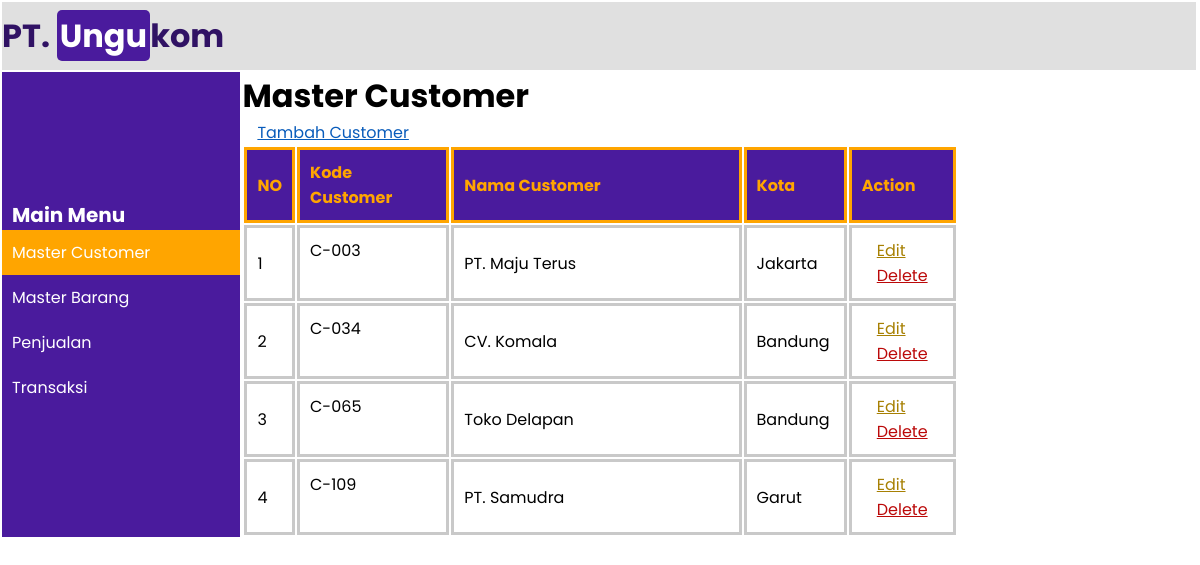
The page /index.php?page=master_customer on the database its author committed.
### tables this page shows
CREATE TABLE `customer` (
  `kdCustomer` varchar(5) NOT NULL,
  `nmCustomer` varchar(25) NOT NULL,
  `kota` varchar(15) NOT NULL
);

### actions.php (called while the page is built, shortened)
<?php
    include "connection.php";
    function querySelect($certainColumns, String $table, String $extra = ""){
        global $conn;
        $column = null;
        if (is_array($certainColumns)) {
            $column = implode(",",array_keys($certainColumns));
        }else{
            $column = $certainColumns;
        }
        $result = mysqli_query($conn, "SELECT $column FROM $table $extra") or die(mysqli_error($conn));
        $rows = [];
        while ($row = mysqli_fetch_array($result)) {
            $rows[] = $row;
        }
        return $rows;
    }
?>

### pages/master_customer/actions/read.php (called while the page is built)
<?php
    include "actions.php";
    $data = querySelect("*","customer");
?>

### pages/master_customer/master_customer.php (the view)
<h1>Master Customer</h1>
<a href="index.php?page=form_tambah_customer" class="btn btn-primary">Tambah Customer</a>
<table class="size-col-3 table_bordered">
    <tr>
        <th width="5%">NO</th>
        <th width="25%">Kode Customer</th>
        <th width="55%">Nama Customer</th>
        <th width="15%">Kota</th>
        <th>Action</th>
    </tr>
    <?php
        include "actions/read.php";
        $no = 0;
        foreach ($data as $value) {
            $no++;
    ?>
        <tr>
            <td><?= $no?></td>
            <td><?= $value['kdCustomer']?></td>
            <td><?= $value['nmCustomer']?></td>
            <td><?= $value['kota']?></td>
            <td>
                <a href="index.php?page=form_ubah_customer&kd_customer=<?= $value['kdCustomer']?>" class="btn btn-warning" >Edit</a> <br>
                <a href="pages/master_customer/actions/hapus.php?kd_customer=<?= $value['kdCustomer']?>" class="btn btn-danger" onclick="return confirm('Apakah anda ingin menghapus data ini?')">Delete</a>
            </td>
        </tr>
    <?php
        }
    ?>
</table>

### style.css (style rules this page uses)
* { margin: 0; padding: 0; font-family: 'Poppins', sans-serif; }
table tr:nth-child(2) td:nth-child(2) { vertical-align:top; text-align:left; }
table { border: none; }
.size-col-3 { width: 75%; }
.table_bordered td { padding: 10px; }
.table_bordered th { padding: 10px; background-color: #4A1B9D; color: orange; border: 3px solid; border-collapse: collapse; }
.table_bordered tr td { border: 3px solid rgb(201, 201, 201); border-collapse: collapse; }
.btn { padding-top: 5px; padding-bottom: 5px; padding-left: 10px; padding-right: 10px; margin-top: 5px; margin-bottom: 5px; margin-left: 5px; margin-right: 5px; }
.btn-primary { color: rgb(9, 92, 187); }
.btn-danger { color: rgb(187, 9, 9); }
.btn-warning { color: rgb(167, 128, 3); }

### rows shown on the page
customer: kdCustomer "C-003", nmCustomer "PT. Maju Terus", kota "Jakarta"
customer: kdCustomer "C-034", nmCustomer "CV. Komala", kota "Bandung"
customer: kdCustomer "C-065", nmCustomer "Toko Delapan", kota "Bandung"
customer: kdCustomer "C-109", nmCustomer "PT. Samudra", kota "Garut"
